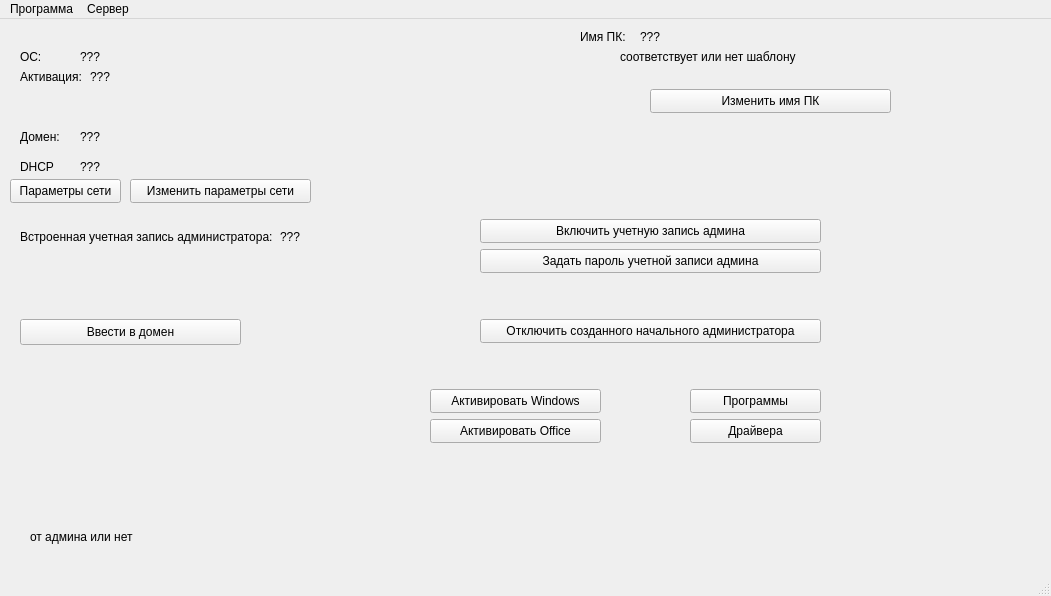
<?xml version="1.0" encoding="UTF-8"?>
<ui version="4.0">
 <class>MainWindow</class>
 <widget class="QMainWindow" name="MainWindow">
  <property name="geometry">
   <rect>
    <x>0</x>
    <y>0</y>
    <width>1051</width>
    <height>596</height>
   </rect>
  </property>
  <property name="windowTitle">
   <string>LAS SibSIU</string>
  </property>
  <widget class="QWidget" name="centralwidget">
   <widget class="QLabel" name="label">
    <property name="geometry">
     <rect>
      <x>20</x>
      <y>110</y>
      <width>51</width>
      <height>16</height>
     </rect>
    </property>
    <property name="text">
     <string>Домен: </string>
    </property>
   </widget>
   <widget class="QLabel" name="lbl_domen">
    <property name="geometry">
     <rect>
      <x>80</x>
      <y>110</y>
      <width>281</width>
      <height>16</height>
     </rect>
    </property>
    <property name="text">
     <string>???</string>
    </property>
   </widget>
   <widget class="QLabel" name="label_3">
    <property name="geometry">
     <rect>
      <x>20</x>
      <y>30</y>
      <width>51</width>
      <height>16</height>
     </rect>
    </property>
    <property name="text">
     <string>ОС:</string>
    </property>
   </widget>
   <widget class="QLabel" name="lbl_os">
    <property name="geometry">
     <rect>
      <x>80</x>
      <y>30</y>
      <width>221</width>
      <height>16</height>
     </rect>
    </property>
    <property name="text">
     <string>???</string>
    </property>
   </widget>
   <widget class="QLabel" name="label_5">
    <property name="geometry">
     <rect>
      <x>20</x>
      <y>50</y>
      <width>71</width>
      <height>16</height>
     </rect>
    </property>
    <property name="text">
     <string>Активация:</string>
    </property>
   </widget>
   <widget class="QLabel" name="lbl_os_activate">
    <property name="geometry">
     <rect>
      <x>90</x>
      <y>50</y>
      <width>181</width>
      <height>16</height>
     </rect>
    </property>
    <property name="text">
     <string>???</string>
    </property>
   </widget>
   <widget class="QLabel" name="label_2">
    <property name="geometry">
     <rect>
      <x>20</x>
      <y>140</y>
      <width>51</width>
      <height>16</height>
     </rect>
    </property>
    <property name="text">
     <string>DHCP</string>
    </property>
   </widget>
   <widget class="QLabel" name="lbl_dhcp">
    <property name="geometry">
     <rect>
      <x>80</x>
      <y>140</y>
      <width>161</width>
      <height>16</height>
     </rect>
    </property>
    <property name="text">
     <string>???</string>
    </property>
   </widget>
   <widget class="QPushButton" name="btn_net_1">
    <property name="geometry">
     <rect>
      <x>10</x>
      <y>160</y>
      <width>111</width>
      <height>24</height>
     </rect>
    </property>
    <property name="text">
     <string>Параметры сети</string>
    </property>
   </widget>
   <widget class="QLabel" name="lbl_admin_active">
    <property name="geometry">
     <rect>
      <x>280</x>
      <y>210</y>
      <width>141</width>
      <height>16</height>
     </rect>
    </property>
    <property name="text">
     <string>???</string>
    </property>
   </widget>
   <widget class="QLabel" name="label_4">
    <property name="geometry">
     <rect>
      <x>20</x>
      <y>210</y>
      <width>261</width>
      <height>16</height>
     </rect>
    </property>
    <property name="text">
     <string>Встроенная учетная запись администратора:</string>
    </property>
   </widget>
   <widget class="QPushButton" name="btn_enable_admin">
    <property name="geometry">
     <rect>
      <x>480</x>
      <y>200</y>
      <width>341</width>
      <height>24</height>
     </rect>
    </property>
    <property name="text">
     <string>Включить учетную запись админа</string>
    </property>
   </widget>
   <widget class="QLabel" name="lbl_status_user">
    <property name="geometry">
     <rect>
      <x>30</x>
      <y>510</y>
      <width>511</width>
      <height>16</height>
     </rect>
    </property>
    <property name="text">
     <string>от админа или нет</string>
    </property>
   </widget>
   <widget class="QPushButton" name="btn_pass_admin">
    <property name="geometry">
     <rect>
      <x>480</x>
      <y>230</y>
      <width>341</width>
      <height>24</height>
     </rect>
    </property>
    <property name="text">
     <string>Задать пароль учетной записи админа</string>
    </property>
   </widget>
   <widget class="QLabel" name="label_6">
    <property name="geometry">
     <rect>
      <x>580</x>
      <y>10</y>
      <width>51</width>
      <height>16</height>
     </rect>
    </property>
    <property name="text">
     <string>Имя ПК:</string>
    </property>
   </widget>
   <widget class="QLabel" name="lbl_name">
    <property name="geometry">
     <rect>
      <x>640</x>
      <y>10</y>
      <width>281</width>
      <height>16</height>
     </rect>
    </property>
    <property name="text">
     <string>???</string>
    </property>
   </widget>
   <widget class="QPushButton" name="btn_edit_name">
    <property name="geometry">
     <rect>
      <x>650</x>
      <y>70</y>
      <width>241</width>
      <height>24</height>
     </rect>
    </property>
    <property name="text">
     <string>Изменить имя ПК</string>
    </property>
   </widget>
   <widget class="QLabel" name="lbl_name_is_standart">
    <property name="geometry">
     <rect>
      <x>620</x>
      <y>30</y>
      <width>361</width>
      <height>16</height>
     </rect>
    </property>
    <property name="text">
     <string>соответствует или нет шаблону</string>
    </property>
   </widget>
   <widget class="QPushButton" name="btn_edit_network">
    <property name="geometry">
     <rect>
      <x>130</x>
      <y>160</y>
      <width>181</width>
      <height>24</height>
     </rect>
    </property>
    <property name="text">
     <string>Изменить параметры сети</string>
    </property>
   </widget>
   <widget class="QPushButton" name="btn_disable_user">
    <property name="geometry">
     <rect>
      <x>480</x>
      <y>300</y>
      <width>341</width>
      <height>24</height>
     </rect>
    </property>
    <property name="text">
     <string>Отключить созданного начального администратора</string>
    </property>
   </widget>
   <widget class="QPushButton" name="btn_domain">
    <property name="geometry">
     <rect>
      <x>20</x>
      <y>300</y>
      <width>221</width>
      <height>26</height>
     </rect>
    </property>
    <property name="text">
     <string>Ввести в домен</string>
    </property>
   </widget>
   <widget class="QPushButton" name="btn_programs">
    <property name="geometry">
     <rect>
      <x>690</x>
      <y>370</y>
      <width>131</width>
      <height>24</height>
     </rect>
    </property>
    <property name="text">
     <string>Программы</string>
    </property>
   </widget>
   <widget class="QPushButton" name="btn_drivers">
    <property name="geometry">
     <rect>
      <x>690</x>
      <y>400</y>
      <width>131</width>
      <height>24</height>
     </rect>
    </property>
    <property name="text">
     <string>Драйвера</string>
    </property>
   </widget>
   <widget class="QPushButton" name="btn_activate_windows">
    <property name="geometry">
     <rect>
      <x>430</x>
      <y>370</y>
      <width>171</width>
      <height>24</height>
     </rect>
    </property>
    <property name="text">
     <string>Активировать Windows</string>
    </property>
   </widget>
   <widget class="QPushButton" name="btn_activate_office">
    <property name="geometry">
     <rect>
      <x>430</x>
      <y>400</y>
      <width>171</width>
      <height>24</height>
     </rect>
    </property>
    <property name="text">
     <string>Активировать Office</string>
    </property>
   </widget>
  </widget>
  <widget class="QMenuBar" name="menubar">
   <property name="geometry">
    <rect>
     <x>0</x>
     <y>0</y>
     <width>1051</width>
     <height>33</height>
    </rect>
   </property>
   <widget class="QMenu" name="menu_programm">
    <property name="title">
     <string>Программа</string>
    </property>
    <addaction name="add_path"/>
   </widget>
   <widget class="QMenu" name="menu_server">
    <property name="title">
     <string>Сервер</string>
    </property>
    <addaction name="separator"/>
    <addaction name="info_server"/>
    <addaction name="disconnect"/>
   </widget>
   <addaction name="menu_programm"/>
   <addaction name="menu_server"/>
  </widget>
  <widget class="QStatusBar" name="statusbar"/>
  <action name="action">
   <property name="text">
    <string>Сведения подключения</string>
   </property>
  </action>
  <action name="action_2">
   <property name="text">
    <string>Изменить подключение</string>
   </property>
  </action>
  <action name="action_3">
   <property name="text">
    <string>Отключить подключение</string>
   </property>
  </action>
  <action name="add_path">
   <property name="text">
    <string>Изменить пути установщиков</string>
   </property>
  </action>
  <action name="info_server">
   <property name="text">
    <string>Сведение о подключении</string>
   </property>
  </action>
  <action name="disconnect">
   <property name="text">
    <string>Отключиться</string>
   </property>
  </action>
 </widget>
 <resources/>
 <connections/>
</ui>
